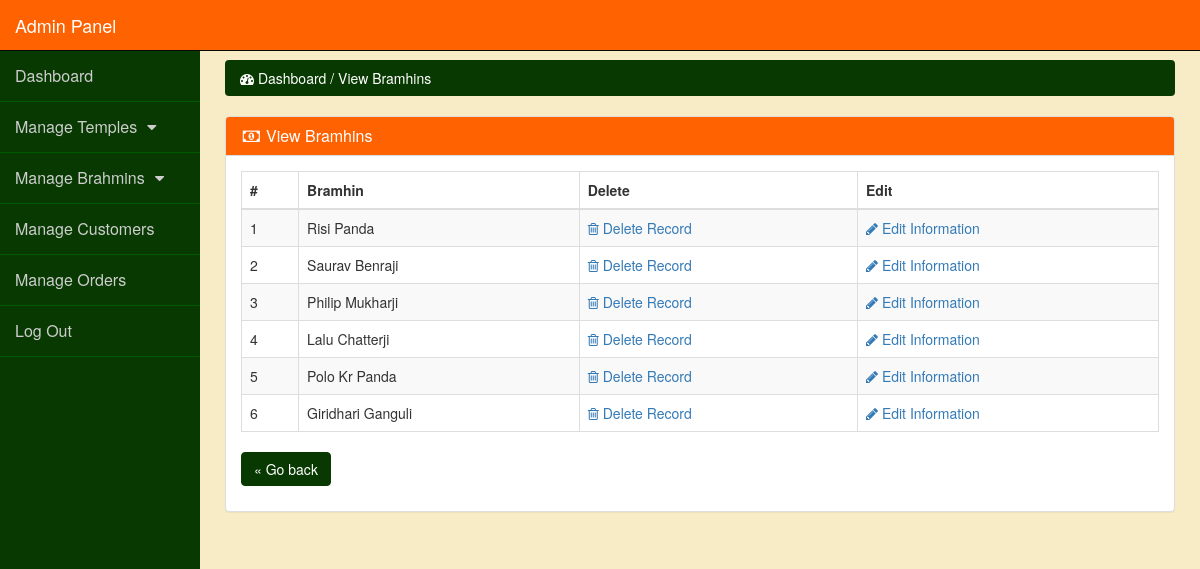
Screenshot of /admin_panel/index.php?view_bramhins (signed in) with the database file from the repository.
### tables this page shows
CREATE TABLE `bramhins` (
  `bramhin_id` int(10) NOT NULL,
  `bramhin_title` text NOT NULL,
  `bramhin_image` text NOT NULL
);

### admin_panel/view_bramhins.php (the view)
<?php
if(!isset($_SESSION['admin_email'])){
echo "<script>window.open('login.php','_self')</script>";
}
else {
?>
<div class="row">
<div class="col-lg-12">
<ol class="breadcrumb">
<li class="active">
<i class="fa fa-dashboard"></i> Dashboard / View Bramhins
</li>
</ol>
</div>
</div>
<div class="row">
<div class="col-lg-12">
<div class="panel panel-default">
<div class="panel-heading">
<h3 class="panel-title">
<i class="fa fa-money fa-fw"></i> View Bramhins
</h3>
</div>
<div class="panel-body">
<div class="table-responsive">
<table class="table table-bordered table-hover table-striped">
<thead>
<tr>
<th>#</th>
<th>Bramhin</th>
<th>Delete</th>
<th>Edit</th>
</tr>
</thead>
<tbody>
<?php
$i = 0;
$get_bramhins = "select * from bramhins";
$run_bramhins = mysqli_query($con,$get_bramhins);
while($row_bramhins = mysqli_fetch_array($run_bramhins)){
$bramhin_id = $row_bramhins['bramhin_id'];
$bramhin_title = $row_bramhins['bramhin_title'];
$i++;
?>
<tr>
<td><?php echo $i; ?></td>
<td><?php echo $bramhin_title; ?></td>
<td>
<a href="index.php?delete_bramhin=<?php echo $bramhin_id; ?>">
<i class="fa fa-trash-o"></i> Delete Record
</a>
</td>
<td>
<a href="index.php?edit_bramhin=<?php echo $bramhin_id; ?>">
<i class="fa fa-pencil"></i> Edit Information
</a>
</td>
</tr>
<?php } ?>
</tbody>
</table>
</div>
<p>
	<a href="javascript:history.go(-1)" title="Return to the previous page" class="btn btn-primary">« Go back</a>
</p>
</div>
</div>
</div>
</div>
<?php } ?>

### admin_panel/css/style.css (style rules this page uses)
body { margin-top:100px; background-color: #f8ecc6; }
@media (min-width: 768px) { body { margin-top:50px; } }
.panel-body { border-radius:5px; }
.panel-default>.panel-heading { color: #fff; background-color: #ff6200; }
.btn-primary { color: #fff; background-color: #073901; border-color: #073901; }
.breadcrumb { background-color: #073901; }
.breadcrumb>.active { color: #fff; }

### rows the page displays
bramhins: bramhin_title "Risi Panda"
bramhins: bramhin_title "Saurav Benraji"
bramhins: bramhin_title "Philip Mukharji"
bramhins: bramhin_title "Lalu Chatterji"
bramhins: bramhin_title "Polo Kr Panda"
bramhins: bramhin_title "Giridhari Ganguli"
